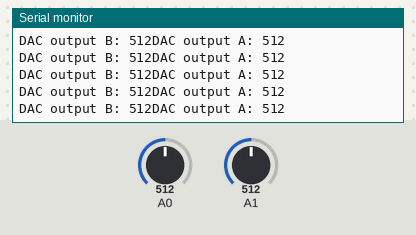
Bench run of a program on a simulated Arduino Uno, built with avr-gcc and run on an emulated ATmega328P. Shown: the last lines printed to the serial monitor. The inputs (shaded band) are chosen by the test bench; at power-on: A0 = 512, A1 = 512.

Above: at 1.2 s.
1.3 s: A0 set to 716
At 1.32 s:
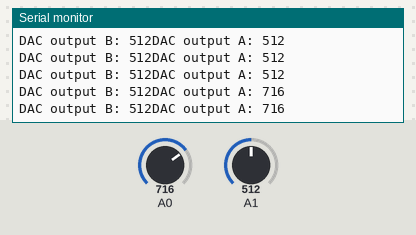
4.3 s: A1 set to 716
At 4.34 s:
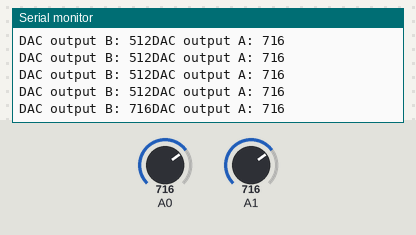
5.8 s: A0 set to 900
At 5.86 s:
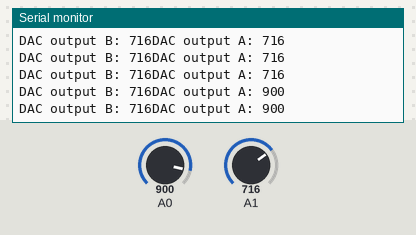
7.3 s: A1 set to 900
At 12.71 s:
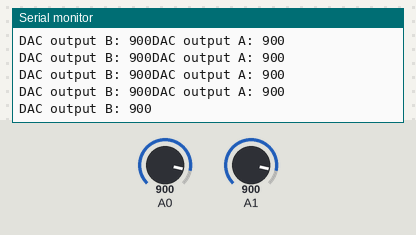
Timing chart, 0 to 12.8 s (numbered marks = the images above; inputs shaded):
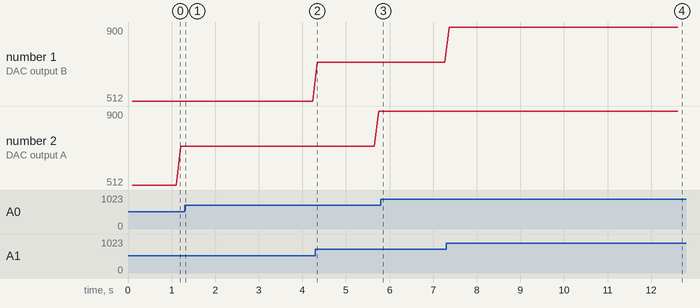

Measured:
- after the input at 1.3 s, the serial monitor: prints a new line at once (image 1)
- after the input at 4.3 s, the serial monitor: prints a new line at once (image 2)
- after the input at 5.8 s, the serial monitor: prints a new line after 0.05 s (image 3)
- after the input at 7.3 s, the serial monitor: prints a new line after 0.06 s (image 4)
- plotted number 2: 716 → 900 after the input at 4.3 s

The program:

main.cpp
```cpp
/*
  Control MCP4922 dual output voltages with Arduino Uno
  Each DAC has 12-bit range (0-4095)

  @author   Lukas Vasadi
  @date     17 December 2020
  @version  1.0
*/

#include <Arduino.h>
#include <SPI.h>

const int CS = 10;  // chip select pin
const int LDAC = 9; // latch pin

float dacOutA; // output A
float dacOutB; // output B

void writeMCP4922(uint8_t, uint16_t); // function prototype

void setup()
{
  // initialize pins
  pinMode(CS, OUTPUT);
  pinMode(LDAC, OUTPUT);

  digitalWrite(CS, HIGH);
  digitalWrite(LDAC, HIGH);

  // initialize SPI communication
  SPI.begin();
  SPI.setClockDivider(SPI_CLOCK_DIV8);

  // initialize serial communication
  Serial.begin(115200);
}

void loop()
{
  writeMCP4922(0, 4095); // set DAC A to 5V
  writeMCP4922(1, 1638); // set DAC B to 2V

  // the latch pin coordinates both channels
  digitalWrite(LDAC, LOW);
  delay(100);
  digitalWrite(LDAC, HIGH);

  // read output from DAC A
  Serial.print("DAC output A: ");
  Serial.println(analogRead(A0));

  // read output from DAC B
  Serial.print("DAC output B: ");
  Serial.print(analogRead(A1));
}

void writeMCP4922(uint8_t dac, uint16_t data)
{
  if (!dac)
    data |= 0x7000; // 0x7000 == 0b0111000000000000
  else
    data |= 0xF000; // 0xF000 == 0b1111000000000000

  SPI.beginTransaction(SPISettings(14000000, MSBFIRST, SPI_MODE0));

  digitalWrite(CS, LOW);
  SPI.transfer16(data);
  digitalWrite(CS, HIGH);

  SPI.endTransaction();
}
```
